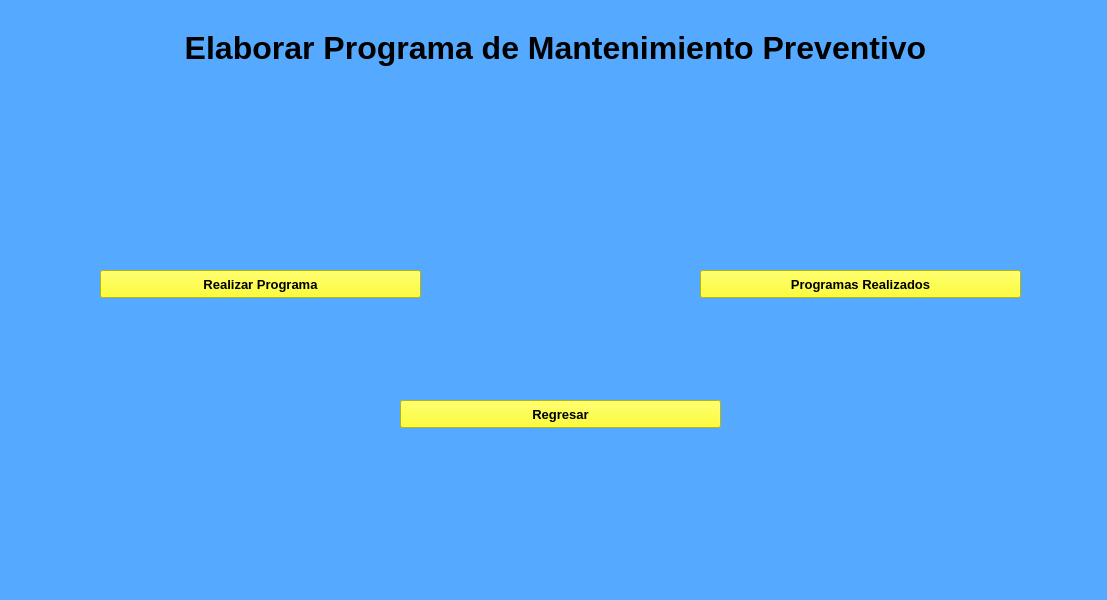
<?xml version="1.0" encoding="UTF-8"?>
<ui version="4.0">
 <class>MainWindow</class>
 <widget class="QMainWindow" name="MainWindow">
  <property name="geometry">
   <rect>
    <x>0</x>
    <y>0</y>
    <width>1107</width>
    <height>600</height>
   </rect>
  </property>
  <property name="windowTitle">
   <string>MainWindow</string>
  </property>
  <property name="styleSheet">
   <string notr="true">QWidget{
	background-color: rgb(85, 170, 255);
}
QPushButton{
	background-color: rgb(255, 255, 0);
}</string>
  </property>
  <widget class="QWidget" name="centralwidget">
   <widget class="QLabel" name="label_4">
    <property name="geometry">
     <rect>
      <x>60</x>
      <y>30</y>
      <width>991</width>
      <height>61</height>
     </rect>
    </property>
    <property name="font">
     <font>
      <pointsize>48</pointsize>
     </font>
    </property>
    <property name="whatsThis">
     <string>&lt;html&gt;&lt;head/&gt;&lt;body&gt;&lt;p align=&quot;center&quot;&gt;&lt;br/&gt;&lt;/p&gt;&lt;/body&gt;&lt;/html&gt;</string>
    </property>
    <property name="styleSheet">
     <string notr="true"/>
    </property>
    <property name="text">
     <string>&lt;!DOCTYPE HTML PUBLIC &quot;-//W3C//DTD HTML 4.0//EN&quot; &quot;http://www.w3.org/TR/REC-html40/strict.dtd&quot;&gt;
&lt;html&gt;&lt;head&gt;&lt;meta name=&quot;qrichtext&quot; content=&quot;1&quot; /&gt;&lt;style type=&quot;text/css&quot;&gt;
p, li { white-space: pre-wrap; }
&lt;/style&gt;&lt;/head&gt;&lt;body style=&quot; font-family:'MS Shell Dlg 2'; font-size:48pt; font-weight:400; font-style:normal;&quot;&gt;
&lt;p align=&quot;center&quot; style=&quot; margin-top:12px; margin-bottom:12px; margin-left:0px; margin-right:0px; -qt-block-indent:0; text-indent:0px;&quot;&gt;&lt;span style=&quot; font-size:36pt; font-weight:600; color:#000000; vertical-align:super;&quot;&gt;Elaborar Programa de Mantenimiento Preventivo&lt;/span&gt;&lt;/p&gt;&lt;/body&gt;&lt;/html&gt;</string>
    </property>
   </widget>
   <widget class="QPushButton" name="pushButton">
    <property name="geometry">
     <rect>
      <x>100</x>
      <y>270</y>
      <width>321</width>
      <height>28</height>
     </rect>
    </property>
    <property name="font">
     <font>
      <pointsize>10</pointsize>
      <weight>75</weight>
      <bold>true</bold>
     </font>
    </property>
    <property name="text">
     <string>Realizar Programa</string>
    </property>
   </widget>
   <widget class="QPushButton" name="pushButton_2">
    <property name="geometry">
     <rect>
      <x>700</x>
      <y>270</y>
      <width>321</width>
      <height>28</height>
     </rect>
    </property>
    <property name="font">
     <font>
      <pointsize>10</pointsize>
      <weight>75</weight>
      <bold>true</bold>
     </font>
    </property>
    <property name="text">
     <string>Programas Realizados</string>
    </property>
   </widget>
   <widget class="QPushButton" name="pushButton_3">
    <property name="geometry">
     <rect>
      <x>400</x>
      <y>400</y>
      <width>321</width>
      <height>28</height>
     </rect>
    </property>
    <property name="font">
     <font>
      <pointsize>10</pointsize>
      <weight>75</weight>
      <bold>true</bold>
     </font>
    </property>
    <property name="text">
     <string>Regresar</string>
    </property>
   </widget>
  </widget>
 </widget>
 <resources/>
 <connections/>
</ui>
